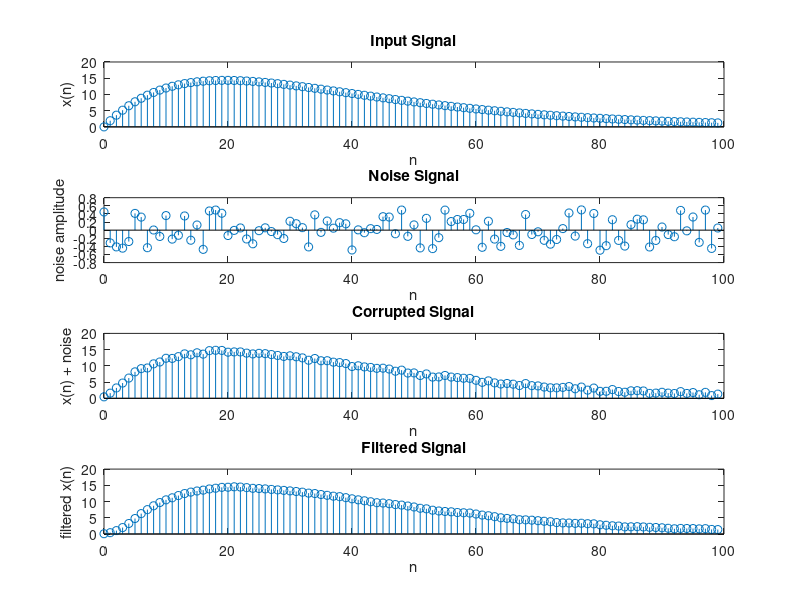

The MATLAB source for this figure:
%Write a MATLAB program to generate a signal x(n)=2n (0.95)^n; 0?n?99. 
%Corrupt it by additive random noise with amplitude in interval [-0.5 0.5].
%Apply the signal to a Moving average filter with given tap length. 
%Plot the input signal, noise signal, corrupted signal and 
%filtered signal in same plot. Use proper labels and legends.
%Note: Use inbuilt functions: rand, filter 

n = 0:1:99;
amp = 1;
x = amp .* 2 .* n .* (0.95) .^ n;
noise = rand(1, 100) - 0.5;
x_noisey = x + noise;
M = input('Enter value of M (tap length): ');
B = (1/M) .* ones(1, M);
A = 1;
x_filtered = filter(B, A, x_noisey);
figure(1);
subplot(4,1,1);
stem(n, x);
xlabel('n');
ylabel('x(n)');
title('Input Signal');
subplot(4,1,2);
stem(n, noise);
xlabel('n');
ylabel('noise amplitude');
title('Noise Signal');
subplot(4,1,3);
stem(n, x_noisey);
xlabel('n');
ylabel('x(n) + noise');
title('Corrupted Signal');
subplot(4,1,4);
stem(n, x_filtered);
xlabel('n');
ylabel('filtered x(n)');
title('Filtered Signal');
